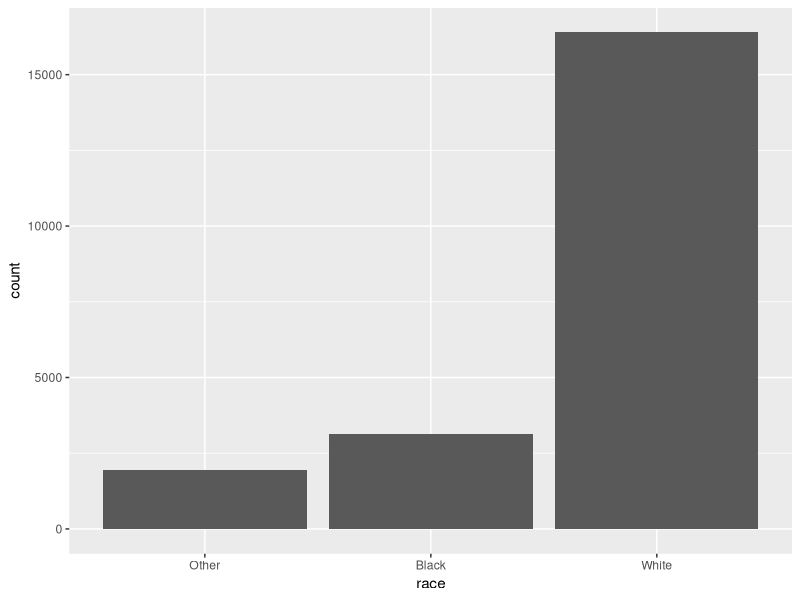
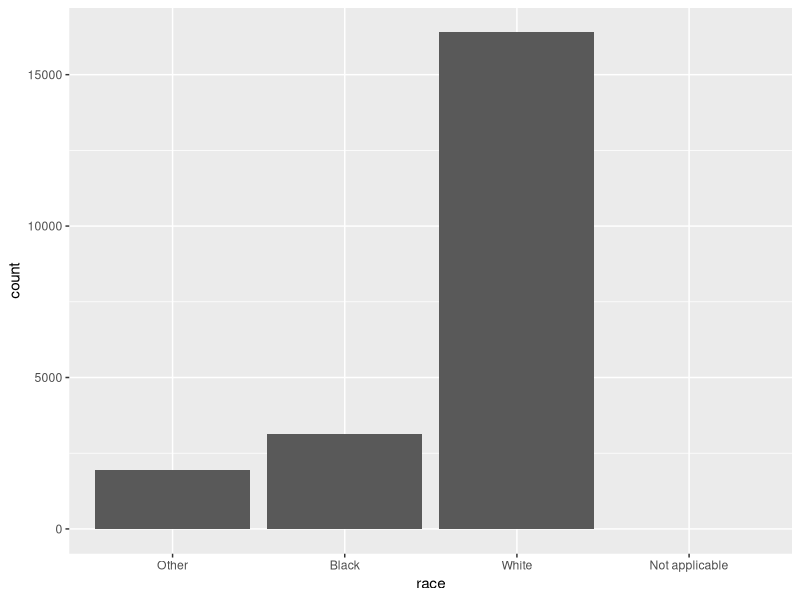
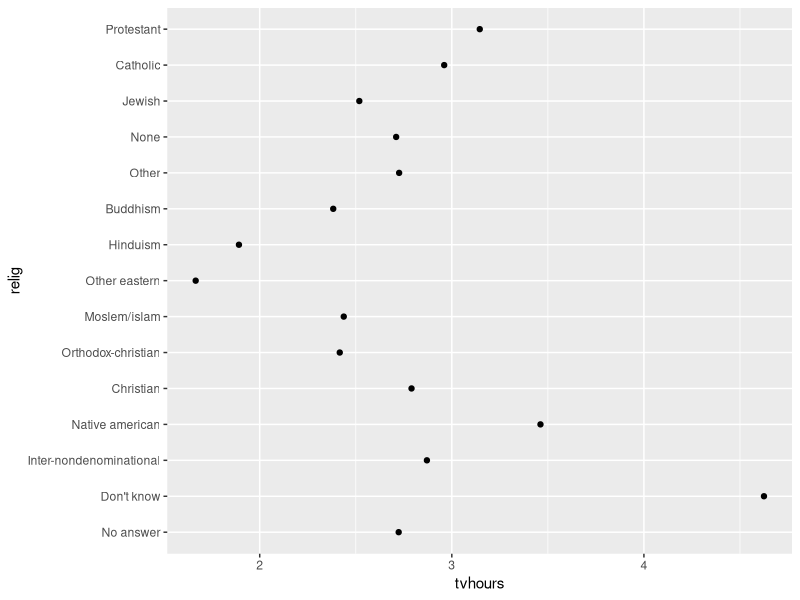
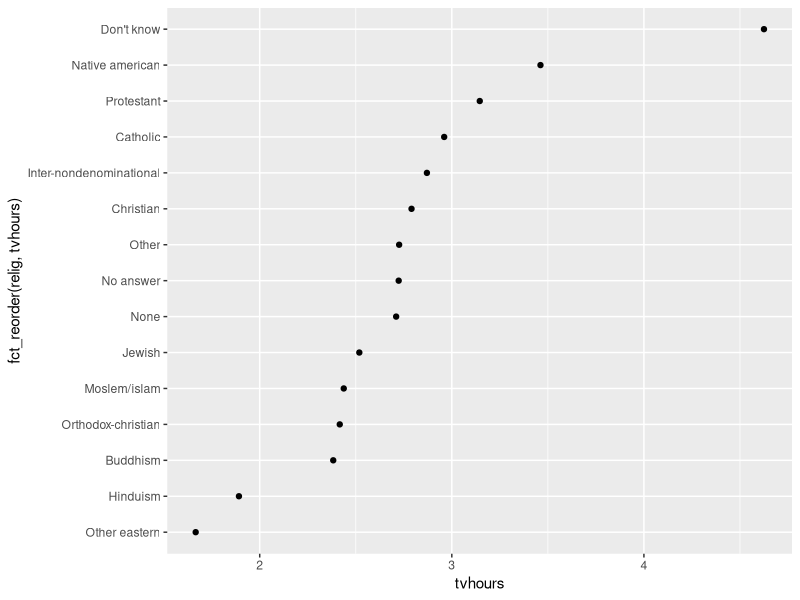
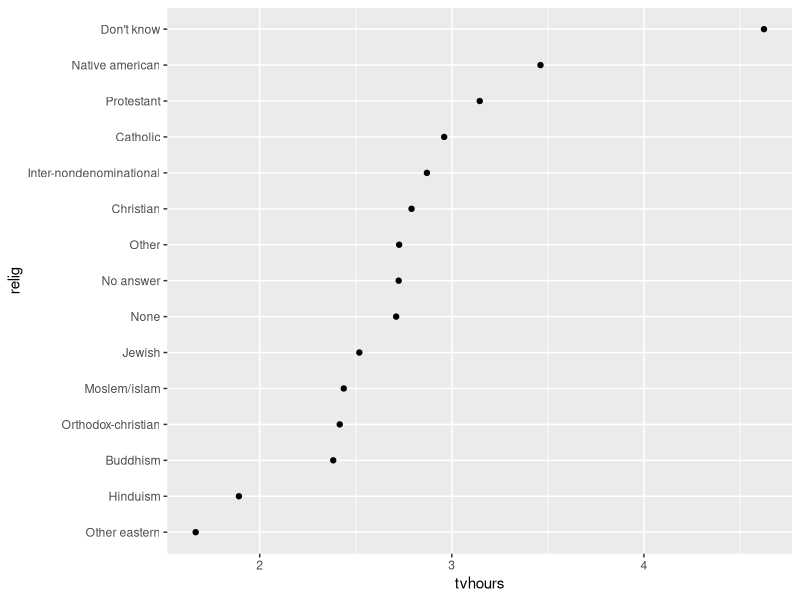
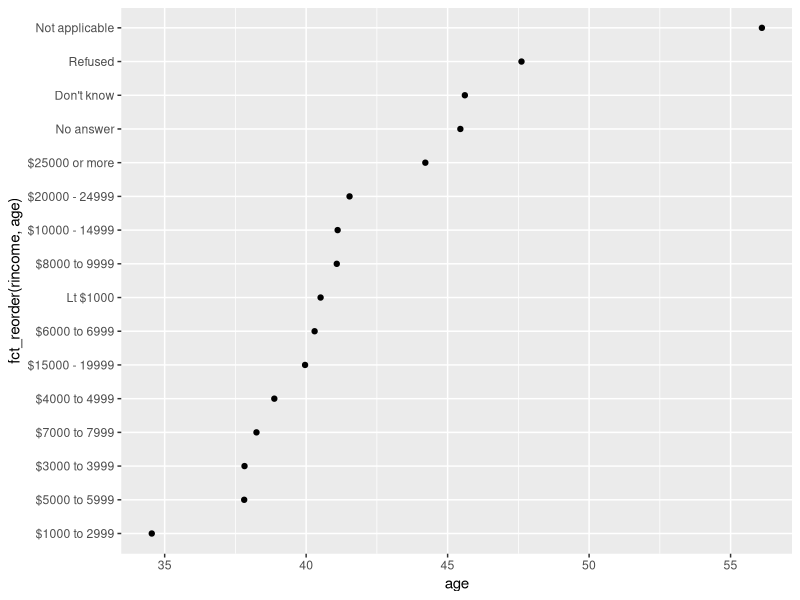
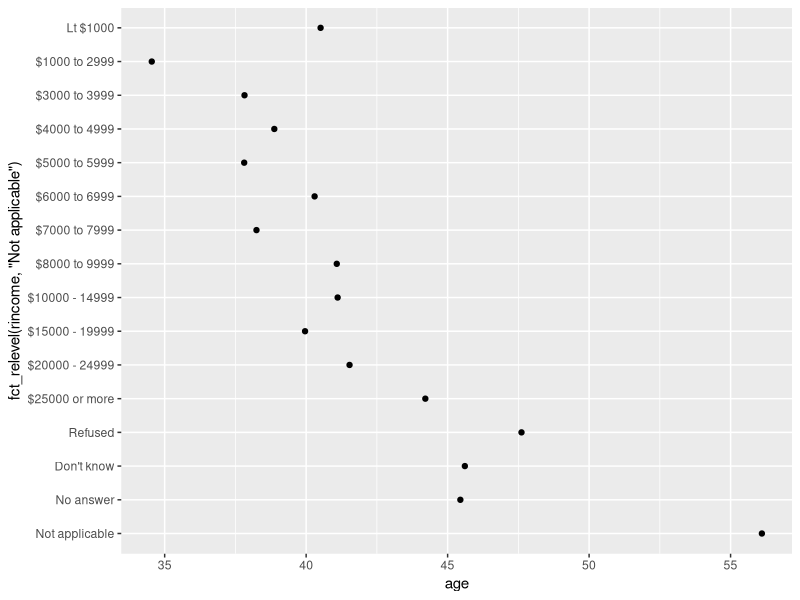
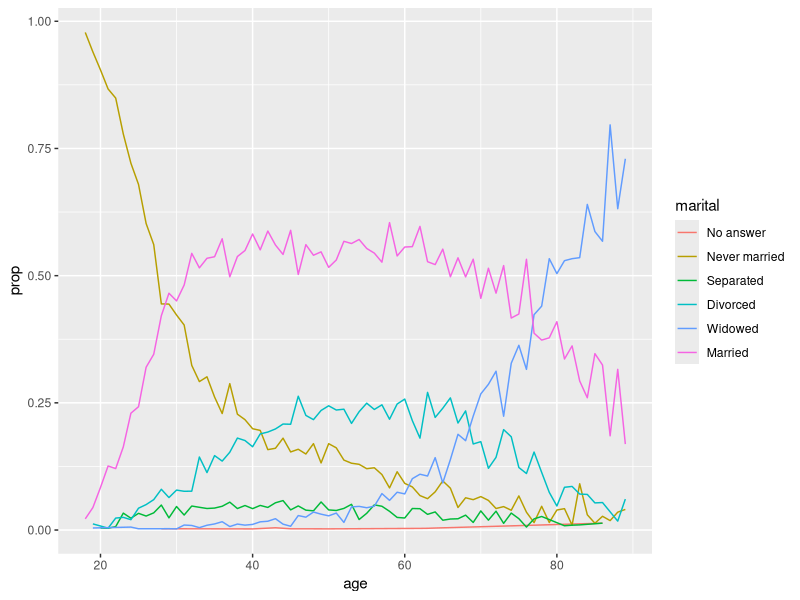

Reproduce these figures in R, in order.
# Abigail Castro - abc3gnm
# Chapter 15 Summary and code

# Chapter 15 Factors
# In R, factors are used to work with categorical variables, variables that have a fixed and known set of possible values
library(tidyverse)

# 15.2 Creating factors
x1 <- c("Dec", "Apr", "Jan", "Mar")
# There are only twelve possible months, and there’s nothing saving you from typos:
x2 <- c("Dec", "Apr", "Jam", "Mar")
# It doesn’t sort in a useful way:
sort(x1)
#> [1] "Apr" "Dec" "Jan" "Mar"

# To create a factor you must start by creating a list of the valid levels:
month_levels <- c(
  "Jan", "Feb", "Mar", "Apr", "May", "Jun", 
  "Jul", "Aug", "Sep", "Oct", "Nov", "Dec"
)

y1 <- factor(x1, levels = month_levels)
y1
#> [1] Dec Apr Jan Mar
#> Levels: Jan Feb Mar Apr May Jun Jul Aug Sep Oct Nov Dec
sort(y1)
#> [1] Jan Mar Apr Dec
#> Levels: Jan Feb Mar Apr May Jun Jul Aug Sep Oct Nov Dec

# And any values not in the set will be silently converted to NA:
y2 <- factor(x2, levels = month_levels)
y2
#> [1] Dec  Apr  <NA> Mar 
#> Levels: Jan Feb Mar Apr May Jun Jul Aug Sep Oct Nov Dec

# If you want a warning, you can use readr::parse_factor():
y2 <- parse_factor(x2, levels = month_levels)
#> Warning: 1 parsing failure.
#> row col           expected actual
#>   3  -- value in level set    Jam

# If you omit the levels, they’ll be taken from the data in alphabetical order:
factor(x1)
#> [1] Dec Apr Jan Mar
#> Levels: Apr Dec Jan Mar

f1 <- factor(x1, levels = unique(x1))
f1
#> [1] Dec Apr Jan Mar
#> Levels: Dec Apr Jan Mar

f2 <- x1 %>% factor() %>% fct_inorder()
f2
#> [1] Dec Apr Jan Mar
#> Levels: Dec Apr Jan Mar

levels(f2)
#> [1] "Dec" "Apr" "Jan" "Mar"

# 15.3 General Social Survey
gss_cat
#> # A tibble: 21,483 x 9
#>    year marital      age race  rincome    partyid     relig     denom    tvhours
#>   <int> <fct>      <int> <fct> <fct>      <fct>       <fct>     <fct>      <int>
#> 1  2000 Never mar…    26 White $8000 to … Ind,near r… Protesta… Souther…      12
#> 2  2000 Divorced      48 White $8000 to … Not str re… Protesta… Baptist…      NA
#> 3  2000 Widowed       67 White Not appli… Independent Protesta… No deno…       2
#> 4  2000 Never mar…    39 White Not appli… Ind,near r… Orthodox… Not app…       4
#> 5  2000 Divorced      25 White Not appli… Not str de… None      Not app…       1
#> 6  2000 Married       25 White $20000 - … Strong dem… Protesta… Souther…      NA
#> # … with 21,477 more rows

# When factors are stored in a tibble, you can’t see their levels so easily. One way to see them is with count():
gss_cat %>%
  count(race)
#> # A tibble: 3 x 2
#>   race      n
#>   <fct> <int>
#> 1 Other  1959
#> 2 Black  3129
#> 3 White 16395

ggplot(gss_cat, aes(race)) +
  geom_bar()

# By default, ggplot2 will drop levels that don’t have any values. You can force them to display with:
ggplot(gss_cat, aes(race)) +
  geom_bar() +
  scale_x_discrete(drop = FALSE)

# 15.4 Modifying factor order
relig_summary <- gss_cat %>%
  group_by(relig) %>%
  summarise(
    age = mean(age, na.rm = TRUE),
    tvhours = mean(tvhours, na.rm = TRUE),
    n = n()
  )
#> `summarise()` ungrouping output (override with `.groups` argument)

ggplot(relig_summary, aes(tvhours, relig)) + geom_point()

# fct_reorder() takes three arguments:
  # f, the factor whose levels you want to modify.
  # x, a numeric vector that you want to use to reorder the levels.
  # Optionally, fun, a function that’s used if there are multiple values of x for each value of f. The default value is median.

ggplot(relig_summary, aes(tvhours, fct_reorder(relig, tvhours))) +
  geom_point()

relig_summary %>%
  mutate(relig = fct_reorder(relig, tvhours)) %>%
  ggplot(aes(tvhours, relig)) +
  geom_point()

rincome_summary <- gss_cat %>%
  group_by(rincome) %>%
  summarise(
    age = mean(age, na.rm = TRUE),
    tvhours = mean(tvhours, na.rm = TRUE),
    n = n()
  )
#> `summarise()` ungrouping output (override with `.groups` argument)

ggplot(rincome_summary, aes(age, fct_reorder(rincome, age))) + geom_point()

ggplot(rincome_summary, aes(age, fct_relevel(rincome, "Not applicable"))) +
  geom_point()

by_age <- gss_cat %>%
  filter(!is.na(age)) %>%
  count(age, marital) %>%
  group_by(age) %>%
  mutate(prop = n / sum(n))

ggplot(by_age, aes(age, prop, colour = marital)) +
  geom_line(na.rm = TRUE)

ggplot(by_age, aes(age, prop, colour = fct_reorder2(marital, age, prop))) +
  geom_line() +
  labs(colour = "marital")

gss_cat %>%
  mutate(marital = marital %>% fct_infreq() %>% fct_rev()) %>%
  ggplot(aes(marital)) +
  geom_bar()

# 15.5 Modifying factor levels
# fct_recode(). It allows you to recode, or change, the value of each level.
gss_cat %>% count(partyid)
#> # A tibble: 10 x 2
#>   partyid                n
#>   <fct>              <int>
#> 1 No answer            154
#> 2 Don't know             1
#> 3 Other party          393
#> 4 Strong republican   2314
#> 5 Not str republican  3032
#> 6 Ind,near rep        1791
#> # … with 4 more rows

gss_cat %>%
  mutate(partyid = fct_recode(partyid,
                              "Republican, strong"    = "Strong republican",
                              "Republican, weak"      = "Not str republican",
                              "Independent, near rep" = "Ind,near rep",
                              "Independent, near dem" = "Ind,near dem",
                              "Democrat, weak"        = "Not str democrat",
                              "Democrat, strong"      = "Strong democrat"
  )) %>%
  count(partyid)
#> # A tibble: 10 x 2
#>   partyid                   n
#>   <fct>                 <int>
#> 1 No answer               154
#> 2 Don't know                1
#> 3 Other party             393
#> 4 Republican, strong     2314
#> 5 Republican, weak       3032
#> 6 Independent, near rep  1791
#> # … with 4 more rows

# To combine groups, you can assign multiple old levels to the same new level:
gss_cat %>%
  mutate(partyid = fct_recode(partyid,
                              "Republican, strong"    = "Strong republican",
                              "Republican, weak"      = "Not str republican",
                              "Independent, near rep" = "Ind,near rep",
                              "Independent, near dem" = "Ind,near dem",
                              "Democrat, weak"        = "Not str democrat",
                              "Democrat, strong"      = "Strong democrat",
                              "Other"                 = "No answer",
                              "Other"                 = "Don't know",
                              "Other"                 = "Other party"
  )) %>%
  count(partyid)
#> # A tibble: 8 x 2
#>   partyid                   n
#>   <fct>                 <int>
#> 1 Other                   548
#> 2 Republican, strong     2314
#> 3 Republican, weak       3032
#> 4 Independent, near rep  1791
#> 5 Independent            4119
#> 6 Independent, near dem  2499
#> # … with 2 more rows

# For each new variable, you can provide a vector of old levels:
gss_cat %>%
  mutate(partyid = fct_collapse(partyid,
                                other = c("No answer", "Don't know", "Other party"),
                                rep = c("Strong republican", "Not str republican"),
                                ind = c("Ind,near rep", "Independent", "Ind,near dem"),
                                dem = c("Not str democrat", "Strong democrat")
  )) %>%
  count(partyid)
#> # A tibble: 4 x 2
#>   partyid     n
#>   <fct>   <int>
#> 1 other     548
#> 2 rep      5346
#> 3 ind      8409
#> 4 dem      7180

# lump together all the small groups to make a plot or table simpler
gss_cat %>%
  mutate(relig = fct_lump(relig)) %>%
  count(relig)
#> # A tibble: 2 x 2
#>   relig          n
#>   <fct>      <int>
#> 1 Protestant 10846
#> 2 Other      10637

# we can use the n parameter to specify how many groups (excluding other) we want to keep:
gss_cat %>%
  mutate(relig = fct_lump(relig, n = 10)) %>%
  count(relig, sort = TRUE) %>%
  print(n = Inf)
#> # A tibble: 10 x 2
#>    relig                       n
#>    <fct>                   <int>
#>  1 Protestant              10846
#>  2 Catholic                 5124
#>  3 None                     3523
#>  4 Christian                 689
#>  5 Other                     458
#>  6 Jewish                    388
#>  7 Buddhism                  147
#>  8 Inter-nondenominational   109
#>  9 Moslem/islam              104
#> 10 Orthodox-christian         95






























